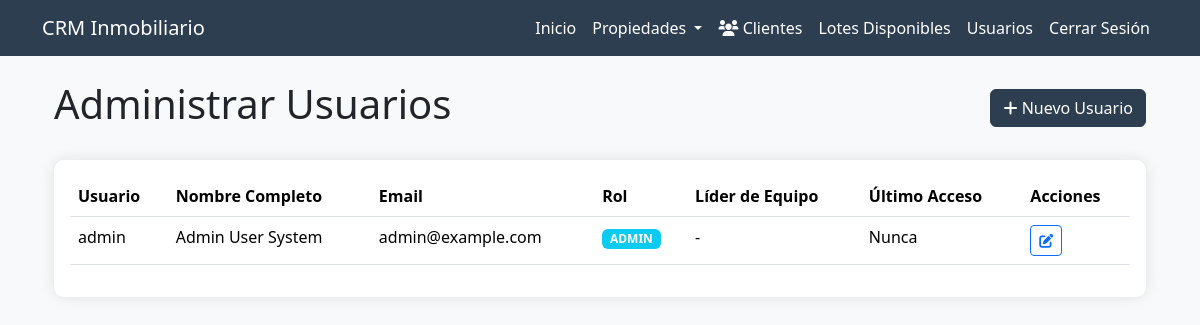
Page /auth/admin/users (signed in) on the committed database.
### app/auth/models.py (models this page shows, shortened)
class User(UserMixin, db.Model):
    id = db.Column(db.Integer, primary_key=True)
    username = db.Column(db.String(64), unique=True, nullable=False)
    email = db.Column(db.String(120), unique=True, nullable=False)
    nombre = db.Column(db.String(64), nullable=False)
    apellido_paterno = db.Column(db.String(64), nullable=False)
    apellido_materno = db.Column(db.String(64), nullable=False)
    password_hash = db.Column(db.String(128))
    is_active = db.Column(db.Boolean, default=True)
    role = db.Column(db.String(20), nullable=False, default=UserRole.VENDEDOR.value)
    created_at = db.Column(db.DateTime, default=datetime.utcnow)
    last_login = db.Column(db.DateTime)
    clients = db.relationship('Client', backref='assigned_user', lazy='dynamic')
    team_members = db.relationship(
        'User',
        secondary=team_leader_assignments,
        primaryjoin=(id == team_leader_assignments.c.leader_id),
        secondaryjoin=(id == team_leader_assignments.c.user_id),
        backref=db.backref('team_leaders', lazy='dynamic'),
        lazy='dynamic'
    )
    @property
    def nombre_completo(self):
        return f"{self.nombre} {self.apellido_paterno} {self.apellido_materno}"
    def has_role(self, role):
        return self.role == role.value if isinstance(role, UserRole) else self.role == role

### app/auth/routes.py (the view)
@bp.route('/admin/users')
@login_required
@admin_required
def admin_users():
    users = User.query.order_by(User.created_at.desc()).all()
    return render_template('auth/admin_users.html',
                         title='Administrar Usuarios',
                         users=users)

### app/auth/models.py (called while the page is built)
@login_manager.user_loader
def load_user(id):
    return User.query.get(int(id))

### app/auth/routes.py (called while the page is built)
def admin_required(f):
    @wraps(f)
    def decorated_function(*args, **kwargs):
        if not current_user.is_authenticated or not current_user.has_role(UserRole.ADMIN):
            abort(403)
        return f(*args, **kwargs)
    return decorated_function

### app/templates/auth/admin_users.html (shortened to what this page needs)
{% extends "base.html" %}
{% block content %}
<div class="container mt-4">
    <div class="d-flex justify-content-between align-items-center mb-4">
        <h1>{{ title }}</h1>
        <a href="{{ url_for('auth.admin_new_user') }}" class="btn btn-primary">
            <i class="fas fa-plus"></i> Nuevo Usuario
        </a>
    </div>
    <div class="card">
        <div class="card-body">
            <div class="table-responsive">
                <table class="table table-hover">
                    <thead>
                        <tr>
                            <th>Usuario</th>
                            <th>Nombre Completo</th>
                            <th>Email</th>
                            <th>Rol</th>
                            <th>Líder de Equipo</th>
                            <th>Último Acceso</th>
                            <th>Acciones</th>
                        </tr>
                    </thead>
                    <tbody>
                        {% for user in users %}
                        <tr>
                            <td>{{ user.username }}</td>
                            <td>{{ user.nombre_completo }}</td>
                            <td>{{ user.email }}</td>
                            <td><span class="badge bg-info">{{ user.role }}</span></td>
                            <td>
                                {% if user.team_leader %}
                                    {{ user.team_leader.nombre_completo }}
                                {% else %}
                                    -
                                {% endif %}
                            </td>
                            <td>
                                {% if user.last_login %}
                                    {{ user.last_login.strftime('%d/%m/%Y %H:%M') }}
                                {% else %}
                                    Nunca
                                {% endif %}
                            </td>
                            <td>
                                <div class="btn-group">
                                    <a href="{{ url_for('auth.admin_edit_user', id=user.id) }}"
                                       class="btn btn-sm btn-outline-primary">
                                        <i class="fas fa-edit"></i>
                                    </a>
                                </div>
                            </td>
                        </tr>
                        {% endfor %}
                    </tbody>
                </table>
            </div>
        </div>
    </div>
</div>
{% endblock %}

### app/templates/base.html (style rules this page uses)
:root { --primary-color: #2c3e50; --secondary-color: #34495e; --text-color: #6c757d; --border-color: #e9ecef; }
body { background-color: #f8f9fa; }
.card { border: none; border-radius: 10px; box-shadow: 0 0 15px rgba(0,0,0,0.1); }
.btn-primary { background-color: var(--primary-color); border-color: var(--primary-color); }

### rows in the picture
User: username "admin", nombre_completo "Admin User System", email "admin@example.com", role "ADMIN", shows "Nunca"

### other values in the picture
{{ title }} "Administrar Usuarios"
